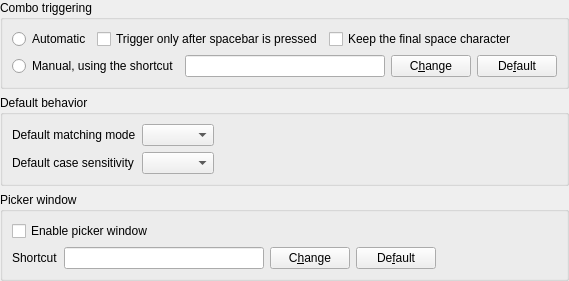
<?xml version="1.0" encoding="UTF-8"?>
<ui version="4.0">
 <class>PrefsPaneCombos</class>
 <widget class="QFrame" name="PrefsPaneCombos">
  <property name="geometry">
   <rect>
    <x>0</x>
    <y>0</y>
    <width>561</width>
    <height>276</height>
   </rect>
  </property>
  <property name="windowTitle">
   <string notr="true"/>
  </property>
  <layout class="QVBoxLayout" name="verticalLayout">
   <property name="leftMargin">
    <number>0</number>
   </property>
   <property name="topMargin">
    <number>0</number>
   </property>
   <property name="rightMargin">
    <number>0</number>
   </property>
   <property name="bottomMargin">
    <number>0</number>
   </property>
   <item>
    <widget class="QGroupBox" name="groupBox">
     <property name="title">
      <string>Combo triggering</string>
     </property>
     <layout class="QVBoxLayout" name="verticalLayout_6">
      <item>
       <layout class="QHBoxLayout" name="layout1">
        <item>
         <widget class="QRadioButton" name="radioComboTriggerAuto">
          <property name="text">
           <string>Automatic</string>
          </property>
         </widget>
        </item>
        <item>
         <widget class="QCheckBox" name="checkComboTriggersOnSpace">
          <property name="text">
           <string>Trigger only after spacebar is pressed</string>
          </property>
         </widget>
        </item>
        <item>
         <widget class="QCheckBox" name="checkKeepFinalSpaceCharacter">
          <property name="text">
           <string>Keep the final space character</string>
          </property>
         </widget>
        </item>
        <item>
         <spacer name="spacer1">
          <property name="orientation">
           <enum>Qt::Horizontal</enum>
          </property>
          <property name="sizeHint" stdset="0">
           <size>
            <width>0</width>
            <height>20</height>
           </size>
          </property>
         </spacer>
        </item>
       </layout>
      </item>
      <item>
       <layout class="QHBoxLayout" name="layout2">
        <item>
         <widget class="QRadioButton" name="radioComboTriggerManual">
          <property name="text">
           <string>Manual, using the shortcut</string>
          </property>
         </widget>
        </item>
        <item>
         <widget class="QLineEdit" name="editComboTriggerShortcut">
          <property name="sizePolicy">
           <sizepolicy hsizetype="Minimum" vsizetype="Fixed">
            <horstretch>0</horstretch>
            <verstretch>0</verstretch>
           </sizepolicy>
          </property>
          <property name="minimumSize">
           <size>
            <width>200</width>
            <height>0</height>
           </size>
          </property>
          <property name="maximumSize">
           <size>
            <width>100</width>
            <height>16777215</height>
           </size>
          </property>
          <property name="baseSize">
           <size>
            <width>50</width>
            <height>0</height>
           </size>
          </property>
          <property name="maxLength">
           <number>50</number>
          </property>
          <property name="readOnly">
           <bool>true</bool>
          </property>
         </widget>
        </item>
        <item>
         <widget class="QPushButton" name="buttonChangeComboTriggerShortcut">
          <property name="text">
           <string>C&amp;hange</string>
          </property>
         </widget>
        </item>
        <item>
         <widget class="QPushButton" name="buttonResetComboTriggerShortcut">
          <property name="text">
           <string>De&amp;fault</string>
          </property>
         </widget>
        </item>
        <item>
         <spacer name="spacer2">
          <property name="orientation">
           <enum>Qt::Horizontal</enum>
          </property>
          <property name="sizeHint" stdset="0">
           <size>
            <width>0</width>
            <height>20</height>
           </size>
          </property>
         </spacer>
        </item>
       </layout>
      </item>
     </layout>
    </widget>
   </item>
   <item>
    <widget class="QGroupBox" name="groupBoxDefaultBehavior">
     <property name="title">
      <string>Default behavior</string>
     </property>
     <layout class="QGridLayout" name="gridLayout">
      <item row="0" column="0">
       <widget class="QLabel" name="labelMatchingMode">
        <property name="text">
         <string>Default matching mode</string>
        </property>
       </widget>
      </item>
      <item row="0" column="1">
       <widget class="QComboBox" name="comboMatchingMode">
        <property name="sizeAdjustPolicy">
         <enum>QComboBox::AdjustToContents</enum>
        </property>
       </widget>
      </item>
      <item row="1" column="0">
       <widget class="QLabel" name="labelCaseSensitivity">
        <property name="text">
         <string>Default case sensitivity</string>
        </property>
       </widget>
      </item>
      <item row="1" column="1">
       <widget class="QComboBox" name="comboCaseSensitivity">
        <property name="sizeAdjustPolicy">
         <enum>QComboBox::AdjustToContents</enum>
        </property>
       </widget>
      </item>
      <item row="0" column="2" rowspan="2">
       <spacer name="spacer3">
        <property name="orientation">
         <enum>Qt::Horizontal</enum>
        </property>
        <property name="sizeHint" stdset="0">
         <size>
          <width>0</width>
          <height>20</height>
         </size>
        </property>
       </spacer>
      </item>
     </layout>
    </widget>
   </item>
   <item>
    <widget class="QGroupBox" name="groupPickerWindow">
     <property name="minimumSize">
      <size>
       <width>0</width>
       <height>0</height>
      </size>
     </property>
     <property name="title">
      <string>Picker window</string>
     </property>
     <layout class="QVBoxLayout" name="verticalLayout_5">
      <item>
       <widget class="QCheckBox" name="checkEnablePickerWindow">
        <property name="text">
         <string>Enable picker window</string>
        </property>
       </widget>
      </item>
      <item>
       <layout class="QHBoxLayout" name="layout3">
        <item>
         <widget class="QLabel" name="labelPickerWindowShortcut">
          <property name="text">
           <string>Shortcut</string>
          </property>
         </widget>
        </item>
        <item>
         <widget class="QLineEdit" name="editPickerWindowShortcut">
          <property name="sizePolicy">
           <sizepolicy hsizetype="Minimum" vsizetype="Fixed">
            <horstretch>0</horstretch>
            <verstretch>0</verstretch>
           </sizepolicy>
          </property>
          <property name="minimumSize">
           <size>
            <width>200</width>
            <height>0</height>
           </size>
          </property>
          <property name="baseSize">
           <size>
            <width>50</width>
            <height>0</height>
           </size>
          </property>
          <property name="maxLength">
           <number>50</number>
          </property>
          <property name="readOnly">
           <bool>true</bool>
          </property>
         </widget>
        </item>
        <item>
         <widget class="QPushButton" name="buttonChangePickerWindowShortcut">
          <property name="text">
           <string>C&amp;hange</string>
          </property>
         </widget>
        </item>
        <item>
         <widget class="QPushButton" name="buttonResetPickerWindowShortcut">
          <property name="text">
           <string>De&amp;fault</string>
          </property>
         </widget>
        </item>
        <item>
         <spacer name="spacer4">
          <property name="orientation">
           <enum>Qt::Horizontal</enum>
          </property>
          <property name="sizeHint" stdset="0">
           <size>
            <width>0</width>
            <height>20</height>
           </size>
          </property>
         </spacer>
        </item>
       </layout>
      </item>
     </layout>
    </widget>
   </item>
  </layout>
 </widget>
 <resources/>
 <connections>
  <connection>
   <sender>radioComboTriggerAuto</sender>
   <signal>toggled(bool)</signal>
   <receiver>PrefsPaneCombos</receiver>
   <slot>onRadioAutomaticComboTrigger(bool)</slot>
   <hints>
    <hint type="sourcelabel">
     <x>50</x>
     <y>36</y>
    </hint>
    <hint type="destinationlabel">
     <x>280</x>
     <y>44</y>
    </hint>
   </hints>
  </connection>
  <connection>
   <sender>checkComboTriggersOnSpace</sender>
   <signal>toggled(bool)</signal>
   <receiver>PrefsPaneCombos</receiver>
   <slot>onCheckComboTriggersOnSpace(bool)</slot>
   <hints>
    <hint type="sourcelabel">
     <x>192</x>
     <y>41</y>
    </hint>
    <hint type="destinationlabel">
     <x>555</x>
     <y>0</y>
    </hint>
   </hints>
  </connection>
  <connection>
   <sender>checkKeepFinalSpaceCharacter</sender>
   <signal>toggled(bool)</signal>
   <receiver>PrefsPaneCombos</receiver>
   <slot>onCheckKeepFinalSpace(bool)</slot>
   <hints>
    <hint type="sourcelabel">
     <x>436</x>
     <y>30</y>
    </hint>
    <hint type="destinationlabel">
     <x>486</x>
     <y>0</y>
    </hint>
   </hints>
  </connection>
  <connection>
   <sender>buttonChangeComboTriggerShortcut</sender>
   <signal>clicked()</signal>
   <receiver>PrefsPaneCombos</receiver>
   <slot>onChangeComboTriggerShortcut()</slot>
   <hints>
    <hint type="sourcelabel">
     <x>410</x>
     <y>70</y>
    </hint>
    <hint type="destinationlabel">
     <x>457</x>
     <y>0</y>
    </hint>
   </hints>
  </connection>
  <connection>
   <sender>buttonResetComboTriggerShortcut</sender>
   <signal>clicked()</signal>
   <receiver>PrefsPaneCombos</receiver>
   <slot>onResetComboTriggerShortcut()</slot>
   <hints>
    <hint type="sourcelabel">
     <x>518</x>
     <y>68</y>
    </hint>
    <hint type="destinationlabel">
     <x>392</x>
     <y>0</y>
    </hint>
   </hints>
  </connection>
  <connection>
   <sender>comboMatchingMode</sender>
   <signal>currentIndexChanged(int)</signal>
   <receiver>PrefsPaneCombos</receiver>
   <slot>onChangeDefaultMatchingMode()</slot>
   <hints>
    <hint type="sourcelabel">
     <x>210</x>
     <y>143</y>
    </hint>
    <hint type="destinationlabel">
     <x>266</x>
     <y>0</y>
    </hint>
   </hints>
  </connection>
  <connection>
   <sender>comboCaseSensitivity</sender>
   <signal>currentIndexChanged(int)</signal>
   <receiver>PrefsPaneCombos</receiver>
   <slot>onChangeDefaultCaseSensitivity()</slot>
   <hints>
    <hint type="sourcelabel">
     <x>167</x>
     <y>155</y>
    </hint>
    <hint type="destinationlabel">
     <x>158</x>
     <y>0</y>
    </hint>
   </hints>
  </connection>
  <connection>
   <sender>checkEnablePickerWindow</sender>
   <signal>toggled(bool)</signal>
   <receiver>PrefsPaneCombos</receiver>
   <slot>onCheckEnablePickerWindow(bool)</slot>
   <hints>
    <hint type="sourcelabel">
     <x>280</x>
     <y>223</y>
    </hint>
    <hint type="destinationlabel">
     <x>280</x>
     <y>137</y>
    </hint>
   </hints>
  </connection>
  <connection>
   <sender>buttonChangePickerWindowShortcut</sender>
   <signal>clicked()</signal>
   <receiver>PrefsPaneCombos</receiver>
   <slot>onChangePickerWindowShortcut()</slot>
   <hints>
    <hint type="sourcelabel">
     <x>330</x>
     <y>255</y>
    </hint>
    <hint type="destinationlabel">
     <x>563</x>
     <y>188</y>
    </hint>
   </hints>
  </connection>
  <connection>
   <sender>buttonResetPickerWindowShortcut</sender>
   <signal>clicked()</signal>
   <receiver>PrefsPaneCombos</receiver>
   <slot>onResetPickerWindowShortcut()</slot>
   <hints>
    <hint type="sourcelabel">
     <x>390</x>
     <y>257</y>
    </hint>
    <hint type="destinationlabel">
     <x>564</x>
     <y>156</y>
    </hint>
   </hints>
  </connection>
 </connections>
 <slots>
  <slot>onRadioAutomaticComboTrigger(bool)</slot>
  <slot>onCheckComboTriggersOnSpace(bool)</slot>
  <slot>onCheckKeepFinalSpace(bool)</slot>
  <slot>onChangeComboTriggerShortcut()</slot>
  <slot>onResetComboTriggerShortcut()</slot>
  <slot>onChangeDefaultMatchingMode()</slot>
  <slot>onChangeDefaultCaseSensitivity()</slot>
  <slot>onCheckEnablePickerWindow(bool)</slot>
  <slot>onChangePickerWindowShortcut()</slot>
  <slot>onResetPickerWindowShortcut()</slot>
 </slots>
</ui>
